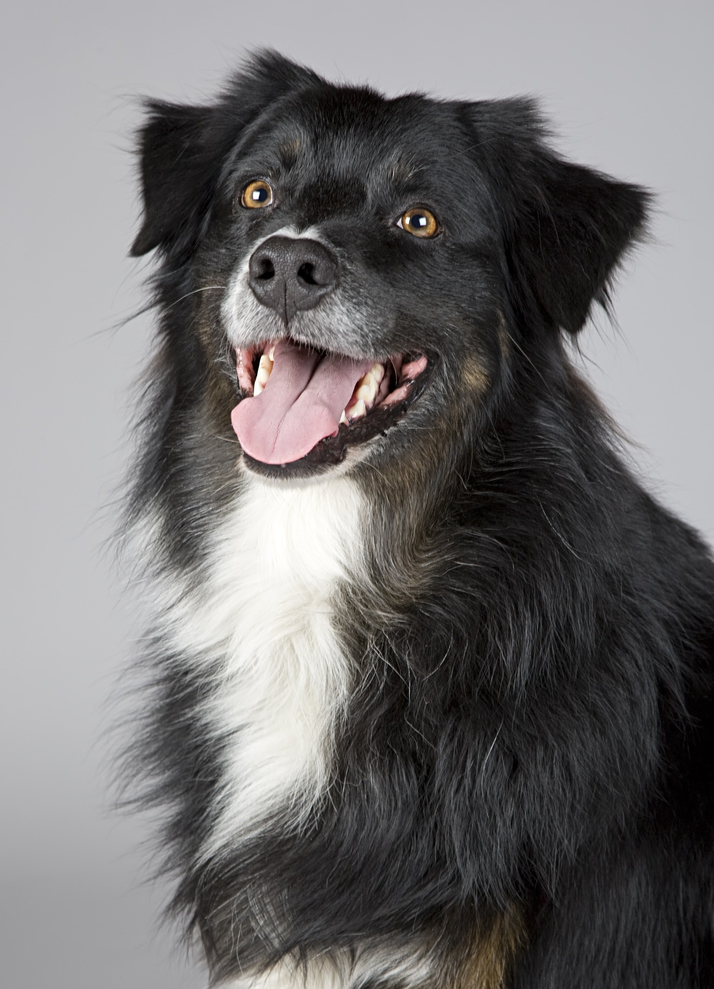
#> input picture Esercitazione7/img/cane.png, 714 x 989 px, shrunk from 1535 x 2126 before the run
$ python compression_svd.py
#> lines starting #> are read from the running program, lines starting #| are printed output that depends on the picture; long printed decimals are rounded
from matplotlib.image import imread
import matplotlib.pyplot as plt
import numpy as np
import os

# Valuta l'energia preservata nella SVD troncata per un dato k
def thumb_rule(S, k):
	energy = np.sum(S)
	energy_k = np.sum(S[:k])

	return energy_k / energy

# Facoltativo - Calcola il k necessario per preservare una certa soglia di energia
def thumb_rule_atK(S, energy_threshold):
	energy = np.sum(S)
	cumulative_energy = 0
	k = 0
	while (cumulative_energy / energy) < energy_threshold:
		cumulative_energy += S[k]
		k += 1
	return k

# path directory di img
SCRIPT_DIR = os.path.dirname(os.path.abspath(__file__))
IMG_PATH = os.path.join(SCRIPT_DIR + "/img", "cane.png")

A = imread(IMG_PATH)
#> A is the input picture: shape (989, 714, 3) float32; mean R, G, B 0.45, 0.442, 0.444

# A è una matrice  M x N x 3, essendo un'immagine RGB
# A(:,:,1) Red A(:,:,2) Blue A(:,:,3) Green
# su una scala tra 0 e 1
print(f"Risoluzione dell'immagine: {A.shape}")
#| Risoluzione dell'immagine: (989, 714, 3)

X = np.mean(A,-1); # media lungo l'ultimo asse, cioè 2
img = plt.imshow(X)
img.set_cmap('gray')
plt.axis('off')
plt.show()

# If full_matrices=True (default), u and vT have the shapes (M, M) and (N, N), respectively.
# Otherwise, the shapes are (M, K) and (K, N), respectively, where K = min(M, N).
U, S, VT = np.linalg.svd(X,full_matrices=False)
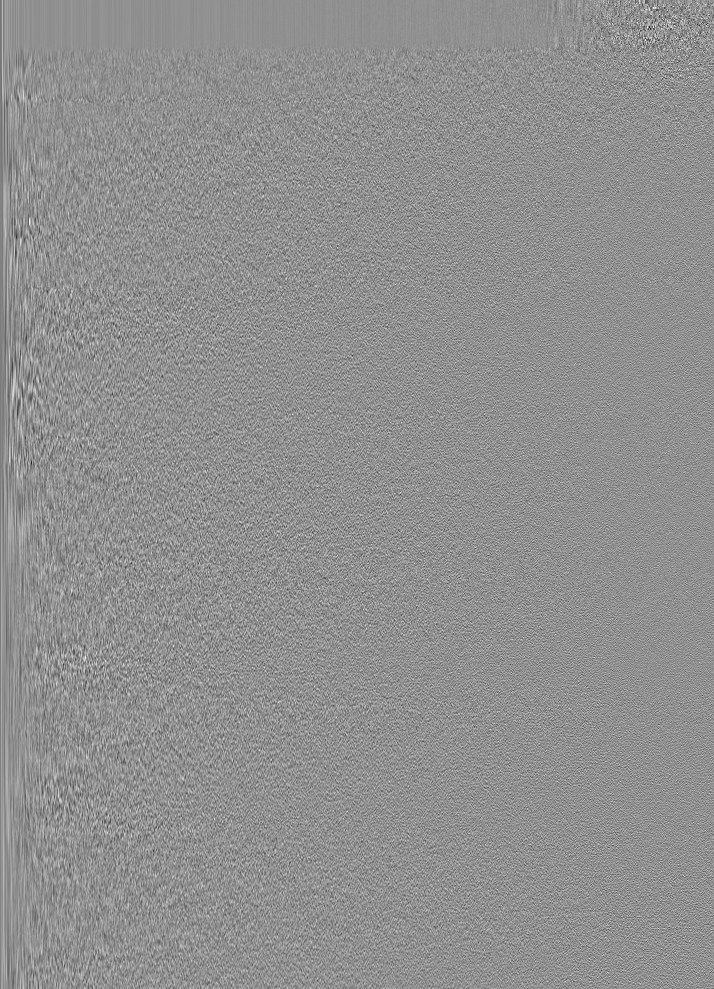
#> U: shape (989, 714) float32; min -0.252, max 0.193, mean -3.88e-05; drawn with min black and max white
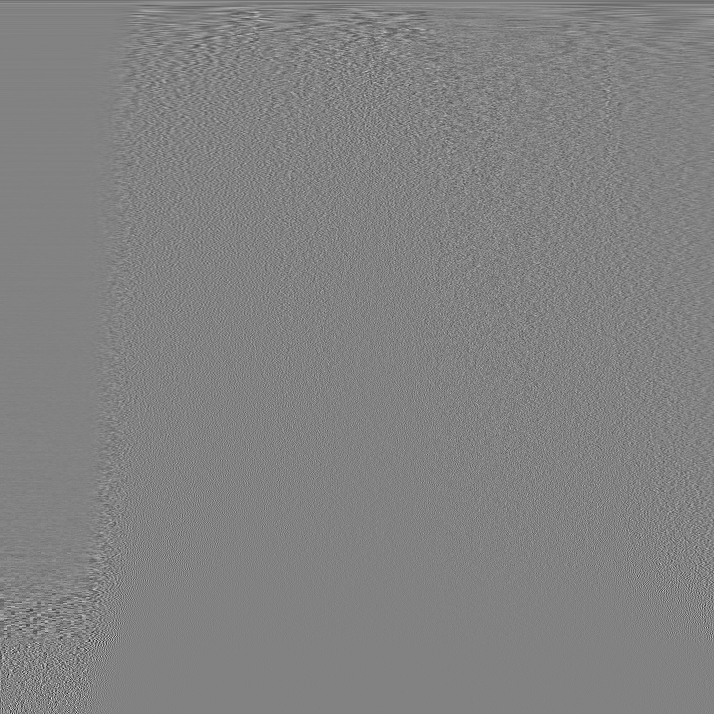
#> VT: shape (714, 714) float32; min -0.418, max 0.4, mean -4.29e-05; drawn with min black and max white
#> S = 714 values, max 411.1 at index 0, min 0.00759 at index 713, mean 2.24

#i valori di S precedenti, in particolare S(100), forniscono una stima dell'errore commesso
# nella compressione dell'immagine con la SVD
diag_S = np.diag(S)

j=0
for r in (5,20,100):
	Xapprox = U[:,:r] @ diag_S[0:r,:r] @ VT[:r,:]
	plt.figure(j+1)
	j +=1
	img = plt.imshow(Xapprox)
	img.set_cmap('gray')
	plt.axis('off')
	plt.title('r = ' + str(r))
	plt.show()
	print("Energia preservata per k={r}: ", thumb_rule(S,r))
#> this loop made 3 passes
#> energy_k in thumb_rule on passes 1 to 3: 705.5, 939.8, 1244.3
#| Energia preservata per k={r}:  0.4404
#| Energia preservata per k={r}:  0.5867
#| Energia preservata per k={r}:  0.7767
#> pass 1, `Xapprox = U[:,:r] @ diag_S[0:r,:r] @ VT[:r,:]`:
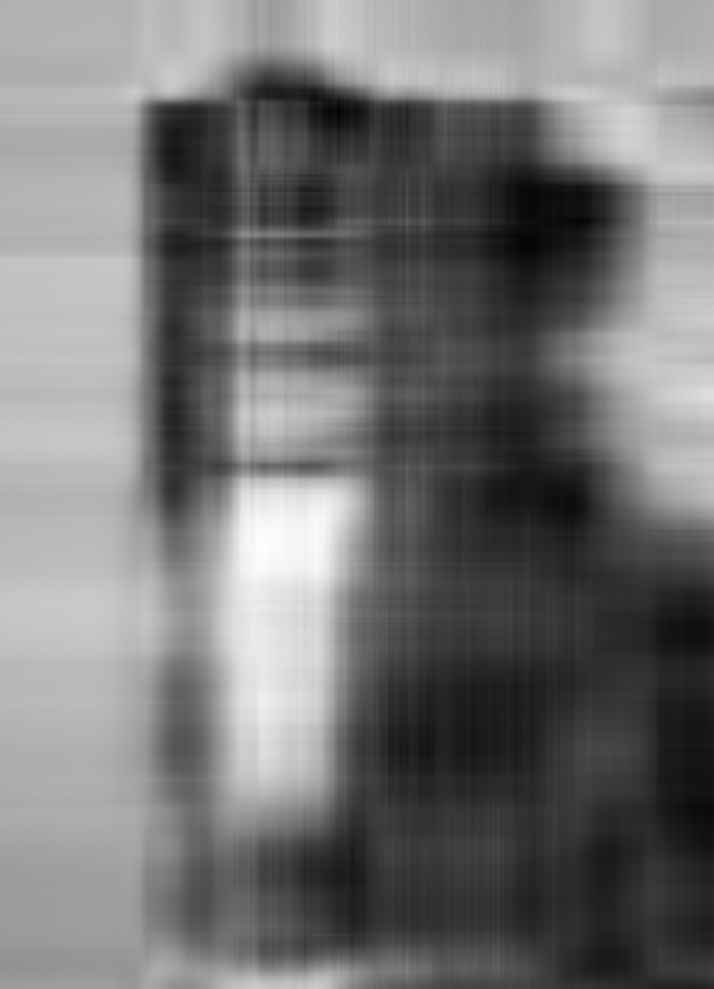
#> Xapprox: shape (989, 714) float32; min -0.0653, max 1.06, mean 0.445; drawn with min black and max white
#> pass 2, `Xapprox = U[:,:r] @ diag_S[0:r,:r] @ VT[:r,:]`:
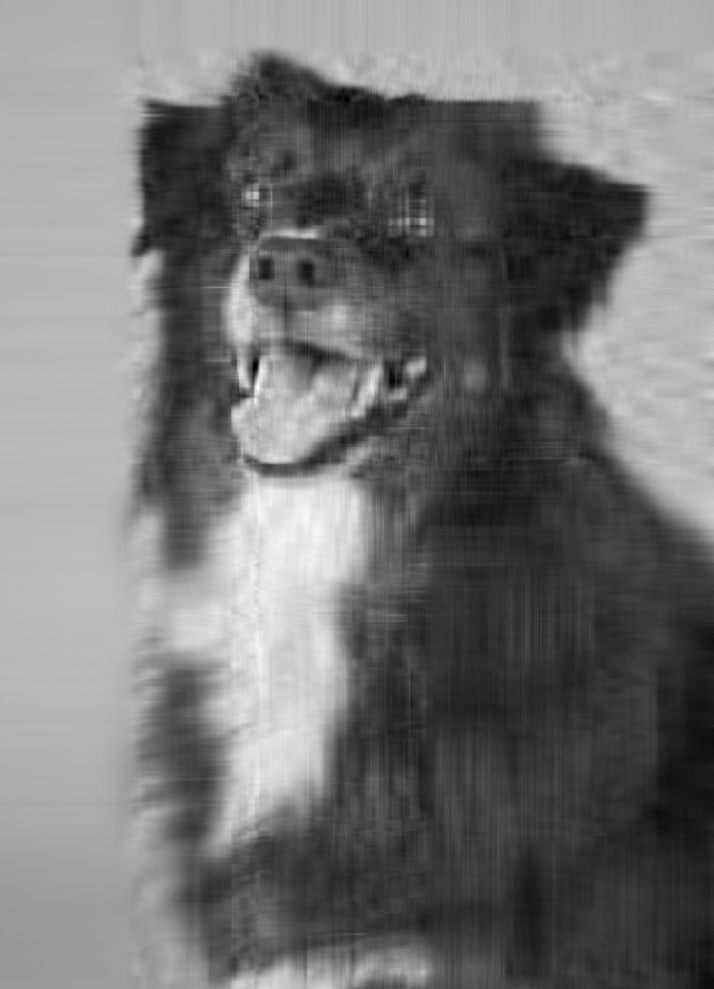
#> Xapprox: shape (989, 714) float32; min -0.0939, max 1.09, mean 0.445; drawn with min black and max white
#> after the loop, j = 3

# Facoltativo - ThumbRule@K con k = 80%
k = 0.8
print(f"\nK per il {k * 100}% di energia preservata: ", thumb_rule_atK(S, k))
#> in thumb_rule_atK, `energy = np.sum(S)`: energy = 1602
#> the loop in thumb_rule_atK, `while (cumulative_energy / energy) < energy_threshold:` made 118 passes
#> cumulative_energy on passes 1 to 12: 411.1, 528.9, 609, 667.3, 705.5, 737, 763.6, 787.9, 810.1, 827.4, 842.4, 856.8
#> after the loop in thumb_rule_atK, `while (cumulative_energy / energy) < energy_threshold:`: cumulative_energy = 1283.1; k = 118
#| K per il 80.0% di energia preservata:  118
